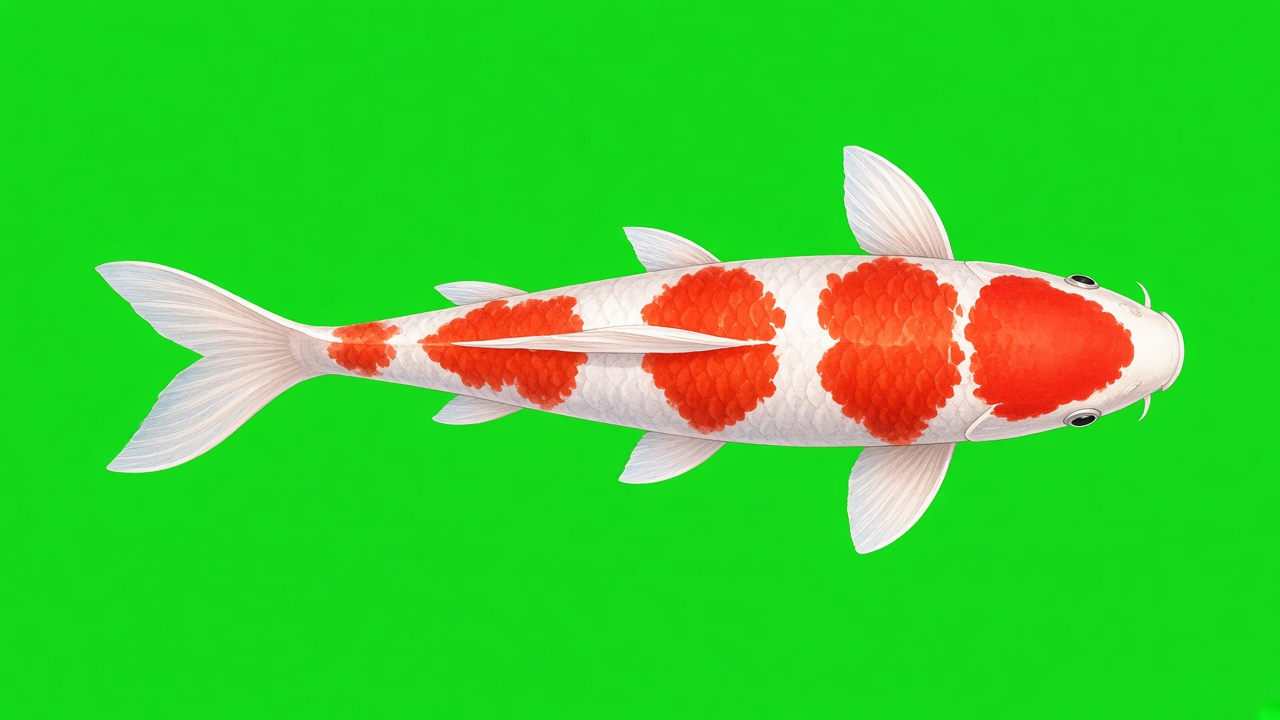
#> input picture tools/raw/koi_kohaku_raw.jpg, 1280 x 720 px; its folder holds 8 pictures in this run
$ python process_assets.py raw/koi_calico_raw.jpg
#> lines starting #> are read from the running program, lines starting #| are printed output that depends on the picture; after the words box and inside, x2 and y2 are one past the last pixel; in counts of white or black regions, pixels touching at a corner belong together
#!/usr/bin/env python3
"""Turn the raw generated paintings in tools/raw into transparent, game-ready assets.

Keying is done by colour unmixing against a flat chroma background rather than a hard
threshold, so translucent koi fins and soft watercolor edges keep their partial alpha.

Usage: python3 tools/process_assets.py [--preview]
"""
import json
import sys
from pathlib import Path

import numpy as np
from PIL import Image
from scipy import ndimage as ndi

ROOT = Path(__file__).resolve().parent.parent
RAW = ROOT / "tools" / "raw"
OUT = ROOT / "public" / "assets"

KOI = ["kohaku", "sanke", "showa", "gold", "calico", "white"]

# Indices of lily pad components (see tools/_preview/pads_index.png) that are single,
# non-overlapping pads. Clusters of touching pads in the raw sheet are skipped.
PAD_KEEP = None  # filled automatically: components that look like single pads


def load(name):
#> called with name = 'koi_kohaku_raw.jpg'
    return np.asarray(Image.open(RAW / name).convert("RGB")).astype(np.float32)


def key_green(rgb):
    r, g, b = rgb[..., 0], rgb[..., 1], rgb[..., 2]
    excess = g - np.maximum(r, b)
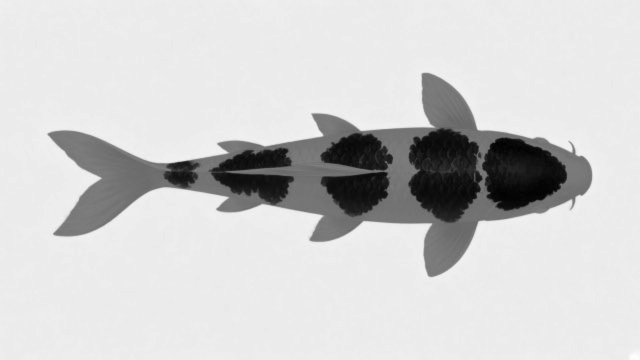
#> excess: shape (720, 1280) float32 (shown at 1/2 size); min -210, max 221, mean 140.1; drawn with min black and max white
    border = np.concatenate([excess[:12].ravel(), excess[-12:].ravel(), excess[:, :12].ravel(), excess[:, -12:].ravel()])
    bg_excess = float(np.median(border))
#> bg_excess = 190
    bg = np.median(
        np.concatenate([rgb[:12].reshape(-1, 3), rgb[-12:].reshape(-1, 3)]), axis=0
    )
#> bg = [20, 215, 25]
    alpha = 1.0 - np.clip(excess / bg_excess, 0, 1)
    return alpha, bg


# [10 lines left out: function key_magenta, not called in this run]


def finish_alpha(alpha):
    # Squash JPEG noise in the background and the faintest halo, keep soft translucency.
    a = np.clip((alpha - 0.05) / 0.9, 0, 1)
    return a


def unmix(rgb, alpha, bg):
    a = np.maximum(alpha, 1e-3)[..., None]
    fg = (rgb - (1.0 - alpha[..., None]) * bg) / a
    return np.clip(fg, 0, 255)


def bleed(fg, alpha):
    """Fill colour under transparent pixels with the nearest opaque colour (no halos)."""
    solid = alpha > 0.5
    idx = ndi.distance_transform_edt(~solid, return_distances=False, return_indices=True)
    return fg[idx[0], idx[1]]


def despill(fg, mode):
    """Remove residual key-colour contamination from edge pixels."""
    r, g, b = fg[..., 0], fg[..., 1], fg[..., 2]
    if mode == "magenta":
        m = np.maximum(np.minimum(r, b) - g, 0)
        r, b = r - m, b - m
    elif mode == "reed":
        # Thin botanical strokes are mostly edge pixels: force an olive/sepia palette.
        m = np.maximum(np.minimum(r, b) - g, 0)
        r, b = r - m, b - m
        b = np.minimum(b, g * 0.92)
        r = np.minimum(r, g * 1.45)
    else:
        gx = np.maximum(g - np.maximum(r, b), 0)
        g = g - gx
    return np.clip(np.dstack([r, g, b]), 0, 255)


def to_rgba(rgb, alpha, mode="green"):
    fg = unmix(rgb, alpha, BG_CACHE)
    fg = despill(fg, mode)
    fg = bleed(fg, alpha)
    out = np.dstack([fg, alpha * 255.0])
    return Image.fromarray(np.clip(out, 0, 255).astype(np.uint8), "RGBA")


BG_CACHE = None


def keyed(name, mode):
    global BG_CACHE
    rgb = load(name)
    alpha, bg = (key_green if mode == "green" else key_magenta)(rgb)
#> bg = [20, 215, 25]
    alpha = finish_alpha(alpha)
    BG_CACHE = bg
#> BG_CACHE = [20, 215, 25]
    return rgb, alpha


def bbox_of(mask, pad):
    ys, xs = np.where(mask)
    h, w = mask.shape
    return (
        max(xs.min() - pad, 0),
        max(ys.min() - pad, 0),
        min(xs.max() + pad + 1, w),
        min(ys.max() + pad + 1, h),
    )


def clean_mask(alpha, min_area):
#> called with min_area = 3000
    lab, n = ndi.label(alpha > 0.15, structure=np.ones((3, 3)))
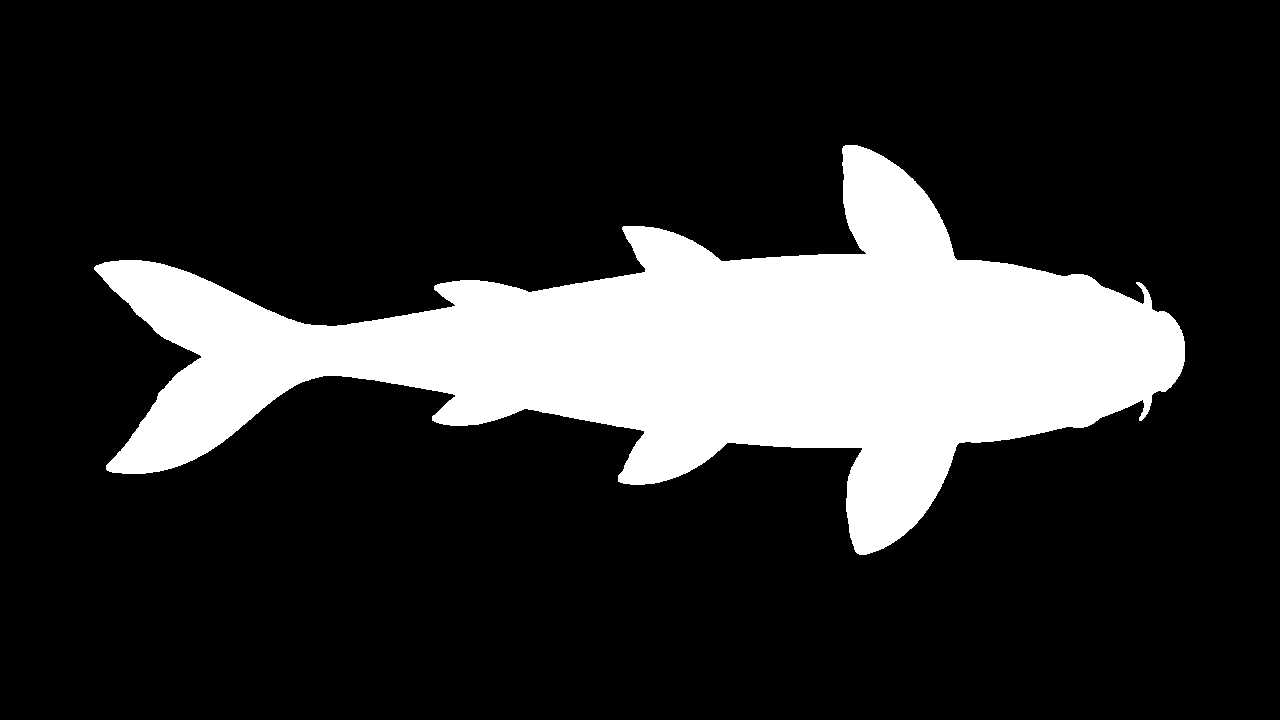
#> lab: shape (720, 1280) int32; values 0 (black) and 1 (white), 18.9% white; 1 white region, box (x1, y1, x2, y2) and area: (94, 145, 1185, 555) 173788
#> n = 1
    if n == 0:
        return alpha, lab, n
    areas = ndi.sum(np.ones_like(alpha), lab, range(1, n + 1))
#> areas = [173788]
    keep = np.zeros(n + 1, bool)
    for i, ar in enumerate(areas, start=1):
        keep[i] = ar >= min_area
#> this loop made 1 pass
#> (i, ar) on pass 1: (1, 173788)
#> after the loop, keep = [False, True]
    kill = ~keep[lab]
    alpha = alpha.copy()
    alpha[kill & (alpha < 0.9)] = 0
#> alpha: shape (720, 1280) float32; min 0, max 1, mean 0.185
    alpha[kill] = 0
    return alpha, lab, n


def save(img, path):
    path.parent.mkdir(parents=True, exist_ok=True)
    img.save(path, optimize=True)


def process_koi():
    manifest = {}
    for name in KOI:
        rgb, alpha = keyed(f"koi_{name}_raw.jpg", "green")
        alpha, _, _ = clean_mask(alpha, 3000)
        # keep only the main fish (largest component) incl. detached fin tips nearby
        lab, n = ndi.label(ndi.binary_dilation(alpha > 0.15, iterations=6))
#> lab: shape (720, 1280) int32; values 0 (black) and 1 (white), 20.9% white; 1 white region, box (x1, y1, x2, y2) and area: (88, 139, 1191, 561) 192161
#> n = 1
        sizes = ndi.sum(alpha > 0.15, lab, range(1, n + 1))
#> sizes = [173788]
        main = 1 + int(np.argmax(sizes))
#> main = 1
        alpha = np.where(lab == main, alpha, 0)
        img = to_rgba(rgb, alpha, "green")
#> in to_rgba, `out = np.dstack([fg, alpha * 255.0])`:
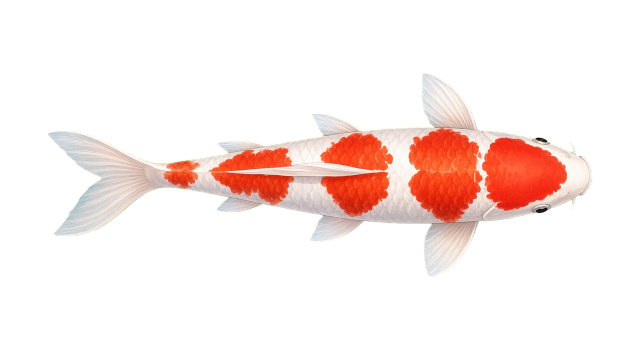
#> out: shape (720, 1280, 4) float32 (shown at 1/2 size); mean R, G, B, A 220, 206.2, 195.4, 47.3; transparent parts drawn white
        x0, y0, x1, y1 = bbox_of(alpha > 0.2, 6)
#> x0 = 88; y0 = 139; x1 = 1191; y1 = 561
        img = img.crop((x0, y0, x1, y1))
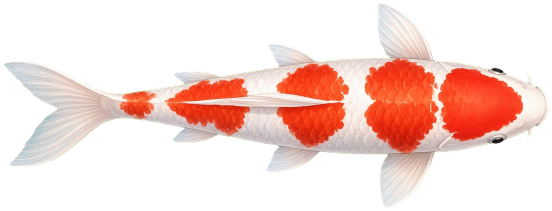
#> img: PIL image 1103x422 RGBA (shown at 1/2 size); mean R, G, B, A 218.2, 190.3, 176, 93.4; transparent parts drawn white
        a = np.asarray(img)[..., 3].astype(np.float32) / 255.0
#> a: shape (422, 1103) float32
        h, w = a.shape

        # Column spans of the solid body
        solid = a > 0.5
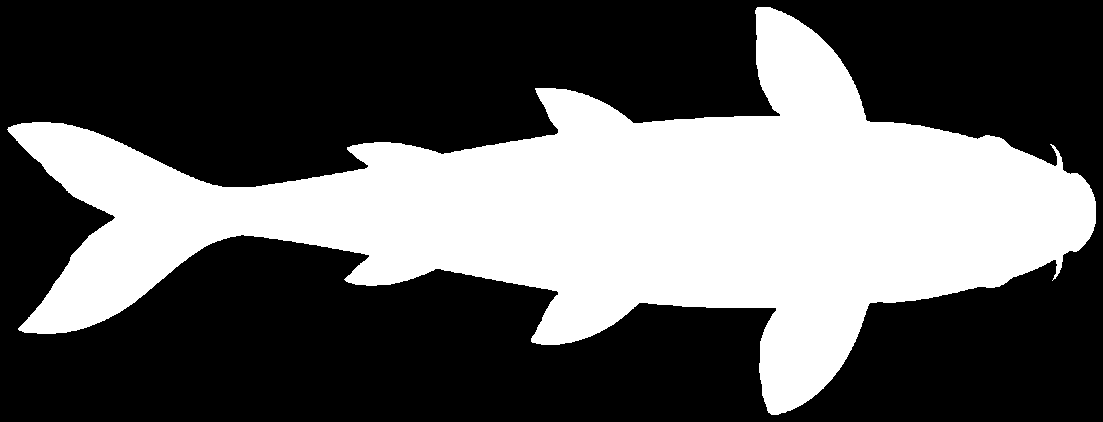
#> solid: shape (422, 1103) bool; 36.6% white; 1 white region, box (x1, y1, x2, y2) and area: (7, 7, 1096, 415) 170502
        cols = np.arange(w)
        top = np.full(w, np.nan)
        bot = np.full(w, np.nan)
        for x in cols:
            ys = np.where(solid[:, x])[0]
            if ys.size:
                top[x], bot[x] = ys.min(), ys.max()
#> this loop made 1103 passes
#> ys on passes 8 to 10: [129], [127, 128, 129, 130, 131], [127, 128, 129, 130, 131, 132]
        valid = ~np.isnan(top)
        mid = np.where(valid, (top + bot) / 2, np.nan)
        half = np.where(valid, (bot - top) / 2, np.nan)
        # interpolate gaps
        def fill(v):
            ok = ~np.isnan(v)
            return np.interp(cols, cols[ok], v[ok])
        mid, half = fill(mid), fill(half)
#> mid = 1103 values, max 240 at index 532, min 129 at index 0, mean 213; half = 1103 values, max 203 at index 770, min 0 at index 0, mean 81.82

        # Opening (min then max) removes fin bumps from the half-width, leaving the body.
        win = int(w * 0.10)
        body_half = ndi.maximum_filter1d(ndi.minimum_filter1d(half, win), win)
#> body_half = 1103 values, max 101.5 at index 756, min 0 at index 0, mean 69.23
        body_half = ndi.uniform_filter1d(body_half, int(w * 0.04))
#> body_half = 1103 values, max 101.5 at index 778, min 13.16 at index 0, mean 69.22

        # Spine: centre line from the body only (columns with no fin bump), then smoothed.
        is_body = half < body_half * 1.18
        spine = np.where(is_body, mid, np.nan)
        ok = ~np.isnan(spine)
        spine = np.interp(cols, cols[ok], spine[ok])
#> spine = 1103 values, max 228 at index 99, min 129 at index 0, mean 209.8
        spine = ndi.gaussian_filter1d(spine, w * 0.03)
#> spine = 1103 values, max 221.5 at index 141, min 145.7 at index 0, mean 209.8

        # Head is on the right in the paintings; find the real head tip and tail tip
        x_head = float(np.max(np.where(valid)))
#> x_head = 1095
        x_tail = float(np.min(np.where(valid)))
#> x_tail = 7
        L = x_head - x_tail
#> L = 1088

        n = 64
        s = np.linspace(0, 1, n)  # 0 = head, 1 = tail
        xs = x_head - s * L
#> xs = 64 values, max 1095 at index 0, min 7 at index 63, mean 551
        spine_s = np.interp(xs, cols, spine)
#> spine_s = 64 values, max 221.4 at index 55, min 146.4 at index 63, mean 209.7
        half_s = np.interp(xs, cols, body_half)
#> half_s = 64 values, max 101.5 at index 15, min 19.8 at index 63, mean 69.15

        # Downscale for delivery
        target_w = 1100
        scale = min(1.0, target_w / w)
        out = img.resize((round(w * scale), round(h * scale)), Image.LANCZOS)
#> out: PIL image 1100x421 RGBA
        save(out, OUT / "koi" / f"{name}.png")
        manifest[name] = {
            "file": f"koi/{name}.png",
            "width": out.width,
            "height": out.height,
            "xHead": x_head * scale,
            "xTail": x_tail * scale,
            "spine": [round(float(v) * scale, 2) for v in spine_s],
            "halfWidth": [round(float(v) * scale, 2) for v in half_s],
        }
        print("koi", name, out.size)
#| koi kohaku (1100, 421)
#> pass 2 of the loop in process_koi, `for name in KOI:`:
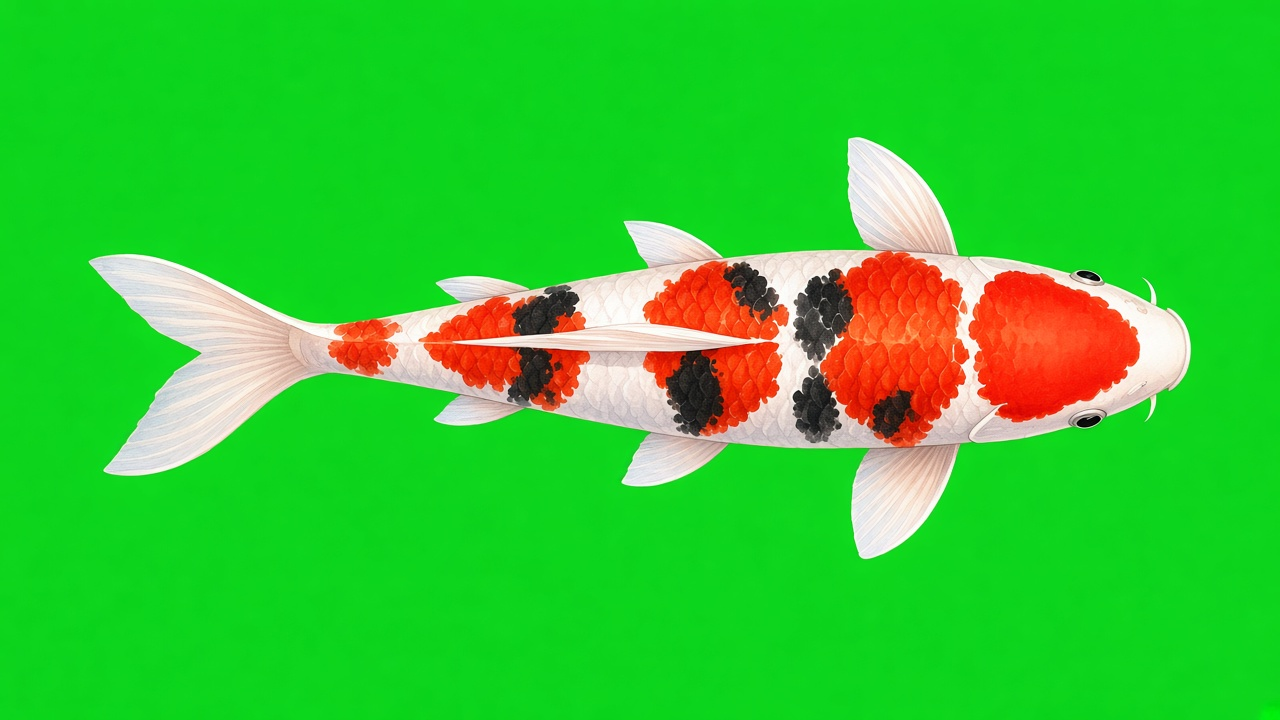
#> input picture tools/raw/koi_sanke_raw.jpg, 1280 x 720 px
#> in clean_mask (call 2), `lab, n = ndi.label(alpha > 0.15, structure=np.ones((3, 3)))`:
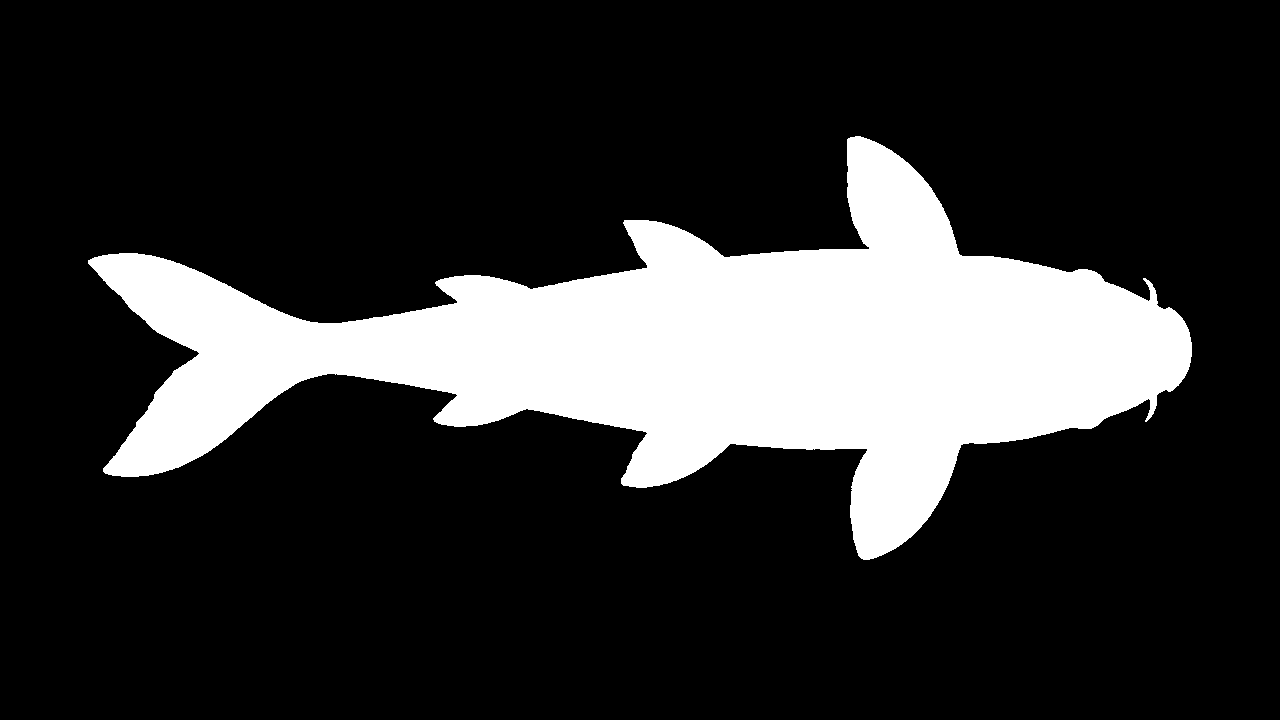
#> lab: shape (720, 1280) int32; values 0 (black) and 1 (white), 19.7% white; 1 white region, box (x1, y1, x2, y2) and area: (88, 136, 1192, 560) 181108
#> areas = [181108]
#> the loop in clean_mask (call 2), `for i, ar in enumerate(areas, start=1):` made 1 pass
#> (i, ar) on pass 1: (1, 181108)
#> after the loop in clean_mask (call 2), `for i, ar in enumerate(areas, start=1):`: keep = [False, True]
#> sizes = [181108]
#> in despill (call 2), `r, g, b = fg[..., 0], fg[..., 1], fg[..., 2]`:
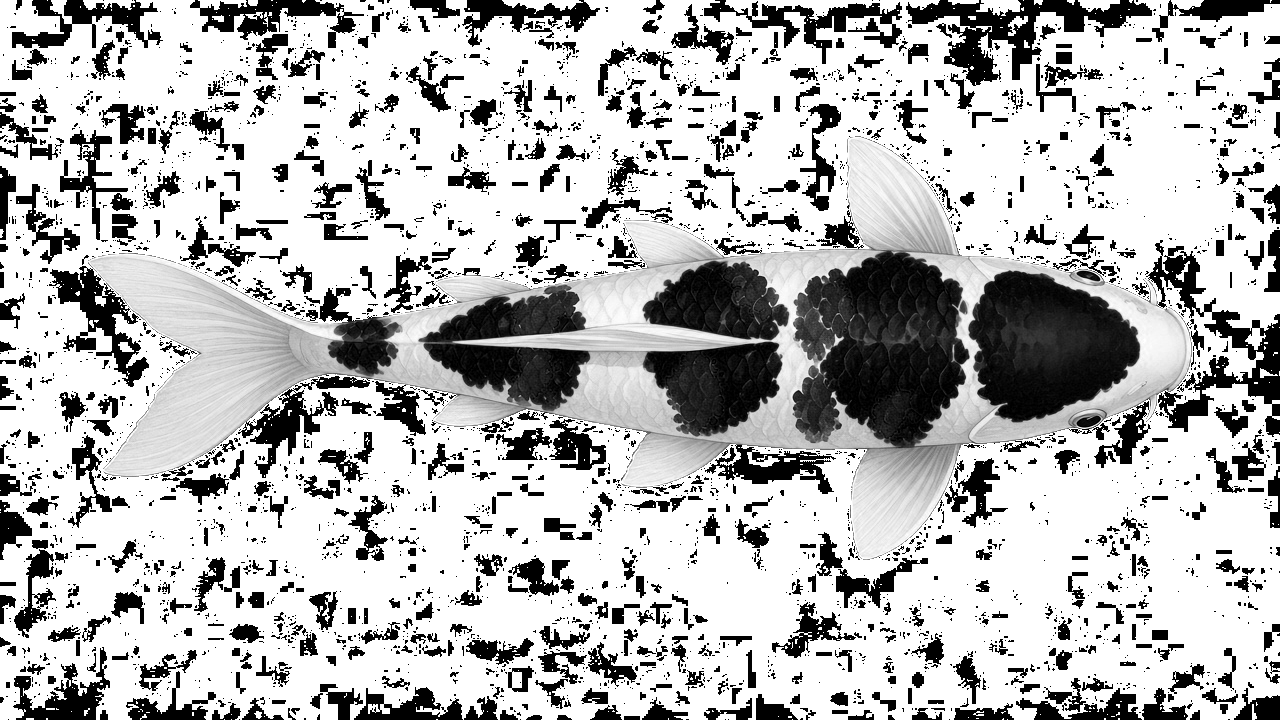
#> b: shape (720, 1280) float32; min 0, max 255, mean 185.1
#> x0 = 82; y0 = 130; x1 = 1198; y1 = 566
#> the loop in process_koi, `for x in cols:` made 1116 passes
#> ys on passes 8 to 10: [131, 132], [130, 131, 132, 133, 134], [130, 131, 132, 133, 134, 135]
#> mid = 1116 values, max 247.5 at index 541, min 131.5 at index 0, mean 219.8; half = 1116 values, max 210 at index 781, min 0.5 at index 0, mean 84.11
#> in process_koi, `body_half = ndi.maximum_filter1d(ndi.minimum_filter1d(half, win), win)`: body_half = 1116 values, max 98.5 at index 730, min 0.5 at index 0, mean 70.49
#> in process_koi, `body_half = ndi.uniform_filter1d(body_half, int(w * 0.04))`: body_half = 1116 values, max 98.5 at index 752, min 4.34 at index 0, mean 70.49
#> in process_koi, `spine = np.interp(cols, cols[ok], spine[ok])`: spine = 1116 values, max 234.5 at index 105, min 131.5 at index 0, mean 216.6
#> in process_koi, `spine = ndi.gaussian_filter1d(spine, w * 0.03)`: spine = 1116 values, max 227.8 at index 147, min 147.3 at index 0, mean 216.6
#> x_head = 1108
#> L = 1101
#> xs = 64 values, max 1108 at index 0, min 7 at index 63, mean 557.5
#> spine_s = 64 values, max 227.8 at index 55, min 148 at index 63, mean 216.5
#> half_s = 64 values, max 98.5 at index 15, min 16.03 at index 63, mean 70.4
#| koi sanke (1100, 430)
    return manifest


# [30 lines left out: function split_sheet, not called in this run]


def solidity(m):
    # area / convex-hull-ish via bbox ellipse ratio; clusters score high bbox/area ratios
    return m


# [70 lines left out: functions process_sheet, process_water, make_paper, not called in this run]


def main():
    preview = "--preview" in sys.argv
    manifest = {"koi": process_koi()}
    keep = json.loads((ROOT / "tools" / "keep.json").read_text()) if (ROOT / "tools" / "keep.json").exists() else {}
    manifest["pads"] = process_sheet("lilypads_raw.jpg", "magenta", "pads", 3500, 520, keep.get("pads"), preview)
    manifest["lotus"] = process_sheet("lotus_raw.jpg", "green", "lotus", 20000, 520, keep.get("lotus"), preview)
    manifest["reeds"] = process_sheet("reeds_raw.jpg", "reed", "reeds", 3000, 640, keep.get("reeds"), preview, merge=16, opening=0)
    process_water()
    make_paper()
    (OUT / "manifest.json").write_text(json.dumps(manifest, indent=1))
    print("wrote manifest")


if __name__ == "__main__":
#> (the run stopped early here; a loop or call above may not have finished)
